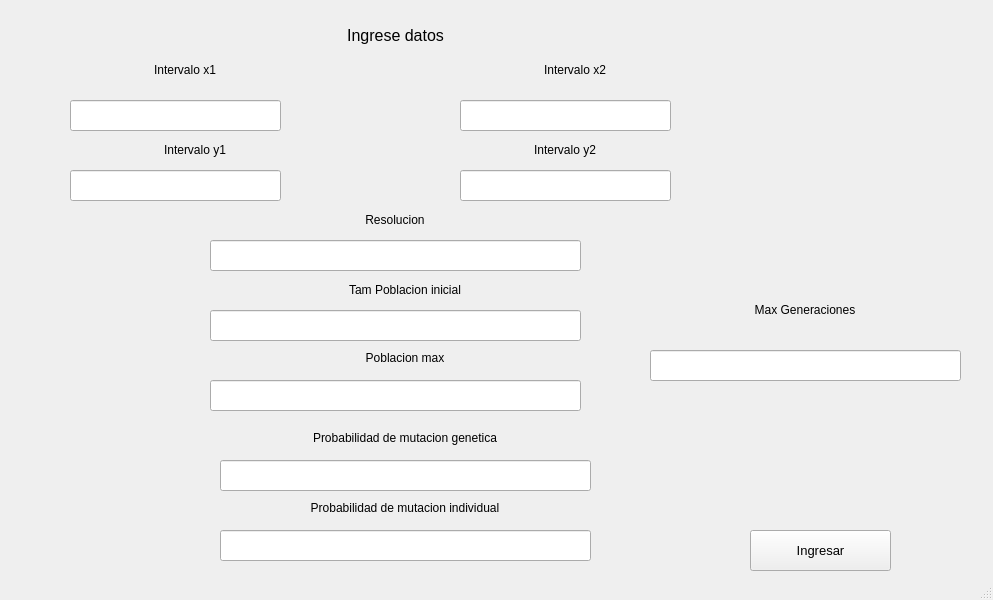
<?xml version="1.0" encoding="UTF-8"?>
<ui version="4.0">
 <class>MainWindow</class>
 <widget class="QMainWindow" name="MainWindow">
  <property name="geometry">
   <rect>
    <x>0</x>
    <y>0</y>
    <width>993</width>
    <height>600</height>
   </rect>
  </property>
  <property name="windowTitle">
   <string>MainWindow</string>
  </property>
  <widget class="QWidget" name="centralwidget">
   <widget class="QLineEdit" name="intervaloX1">
    <property name="geometry">
     <rect>
      <x>70</x>
      <y>100</y>
      <width>211</width>
      <height>31</height>
     </rect>
    </property>
    <property name="font">
     <font>
      <family>MS Sans Serif</family>
     </font>
    </property>
   </widget>
   <widget class="QLineEdit" name="resolucion">
    <property name="geometry">
     <rect>
      <x>210</x>
      <y>240</y>
      <width>371</width>
      <height>31</height>
     </rect>
    </property>
    <property name="font">
     <font>
      <family>MS Sans Serif</family>
     </font>
    </property>
   </widget>
   <widget class="QPushButton" name="botonIngresar">
    <property name="geometry">
     <rect>
      <x>750</x>
      <y>530</y>
      <width>141</width>
      <height>41</height>
     </rect>
    </property>
    <property name="font">
     <font>
      <family>MS Sans Serif</family>
      <pointsize>10</pointsize>
     </font>
    </property>
    <property name="text">
     <string>Ingresar</string>
    </property>
   </widget>
   <widget class="QLabel" name="label">
    <property name="geometry">
     <rect>
      <x>120</x>
      <y>20</y>
      <width>551</width>
      <height>31</height>
     </rect>
    </property>
    <property name="font">
     <font>
      <family>MS Sans Serif</family>
      <pointsize>12</pointsize>
     </font>
    </property>
    <property name="text">
     <string>Ingrese datos</string>
    </property>
    <property name="alignment">
     <set>Qt::AlignCenter</set>
    </property>
   </widget>
   <widget class="QLabel" name="etiquetaCadena">
    <property name="geometry">
     <rect>
      <x>230</x>
      <y>210</y>
      <width>330</width>
      <height>20</height>
     </rect>
    </property>
    <property name="font">
     <font>
      <family>MS Sans Serif</family>
     </font>
    </property>
    <property name="text">
     <string>Resolucion</string>
    </property>
    <property name="alignment">
     <set>Qt::AlignCenter</set>
    </property>
   </widget>
   <widget class="QLabel" name="etiquetaER">
    <property name="geometry">
     <rect>
      <x>20</x>
      <y>60</y>
      <width>330</width>
      <height>20</height>
     </rect>
    </property>
    <property name="font">
     <font>
      <family>MS Sans Serif</family>
     </font>
    </property>
    <property name="text">
     <string>Intervalo x1</string>
    </property>
    <property name="alignment">
     <set>Qt::AlignCenter</set>
    </property>
   </widget>
   <widget class="QLabel" name="resultados">
    <property name="geometry">
     <rect>
      <x>155</x>
      <y>430</y>
      <width>341</width>
      <height>20</height>
     </rect>
    </property>
    <property name="font">
     <font>
      <family>MS Sans Serif</family>
      <pointsize>12</pointsize>
     </font>
    </property>
    <property name="text">
     <string/>
    </property>
    <property name="alignment">
     <set>Qt::AlignCenter</set>
    </property>
   </widget>
   <widget class="QLabel" name="etiquetaER_2">
    <property name="geometry">
     <rect>
      <x>30</x>
      <y>140</y>
      <width>330</width>
      <height>20</height>
     </rect>
    </property>
    <property name="font">
     <font>
      <family>MS Sans Serif</family>
     </font>
    </property>
    <property name="text">
     <string>Intervalo y1</string>
    </property>
    <property name="alignment">
     <set>Qt::AlignCenter</set>
    </property>
   </widget>
   <widget class="QLineEdit" name="poblacionInicial">
    <property name="geometry">
     <rect>
      <x>210</x>
      <y>310</y>
      <width>371</width>
      <height>31</height>
     </rect>
    </property>
    <property name="font">
     <font>
      <family>MS Sans Serif</family>
     </font>
    </property>
   </widget>
   <widget class="QLabel" name="etiquetaCadena_2">
    <property name="geometry">
     <rect>
      <x>240</x>
      <y>280</y>
      <width>330</width>
      <height>20</height>
     </rect>
    </property>
    <property name="font">
     <font>
      <family>MS Sans Serif</family>
     </font>
    </property>
    <property name="text">
     <string>Tam Poblacion inicial</string>
    </property>
    <property name="alignment">
     <set>Qt::AlignCenter</set>
    </property>
   </widget>
   <widget class="QLabel" name="etiquetaCadena_3">
    <property name="geometry">
     <rect>
      <x>240</x>
      <y>350</y>
      <width>330</width>
      <height>16</height>
     </rect>
    </property>
    <property name="font">
     <font>
      <family>MS Sans Serif</family>
     </font>
    </property>
    <property name="text">
     <string>Poblacion max</string>
    </property>
    <property name="alignment">
     <set>Qt::AlignCenter</set>
    </property>
   </widget>
   <widget class="QLineEdit" name="poblacionMax">
    <property name="geometry">
     <rect>
      <x>210</x>
      <y>380</y>
      <width>371</width>
      <height>31</height>
     </rect>
    </property>
    <property name="font">
     <font>
      <family>MS Sans Serif</family>
     </font>
    </property>
   </widget>
   <widget class="QLabel" name="etiquetaCadena_4">
    <property name="geometry">
     <rect>
      <x>240</x>
      <y>430</y>
      <width>330</width>
      <height>16</height>
     </rect>
    </property>
    <property name="font">
     <font>
      <family>MS Sans Serif</family>
     </font>
    </property>
    <property name="text">
     <string>Probabilidad de mutacion genetica</string>
    </property>
    <property name="alignment">
     <set>Qt::AlignCenter</set>
    </property>
   </widget>
   <widget class="QLineEdit" name="pMutacionGenetica">
    <property name="geometry">
     <rect>
      <x>220</x>
      <y>460</y>
      <width>371</width>
      <height>31</height>
     </rect>
    </property>
    <property name="font">
     <font>
      <family>MS Sans Serif</family>
     </font>
    </property>
   </widget>
   <widget class="QLineEdit" name="pMutacionIndividual">
    <property name="geometry">
     <rect>
      <x>220</x>
      <y>530</y>
      <width>371</width>
      <height>31</height>
     </rect>
    </property>
    <property name="font">
     <font>
      <family>MS Sans Serif</family>
     </font>
    </property>
   </widget>
   <widget class="QLabel" name="etiquetaCadena_5">
    <property name="geometry">
     <rect>
      <x>240</x>
      <y>500</y>
      <width>330</width>
      <height>16</height>
     </rect>
    </property>
    <property name="font">
     <font>
      <family>MS Sans Serif</family>
     </font>
    </property>
    <property name="text">
     <string>Probabilidad de mutacion individual</string>
    </property>
    <property name="alignment">
     <set>Qt::AlignCenter</set>
    </property>
   </widget>
   <widget class="QLabel" name="etiquetaER_3">
    <property name="geometry">
     <rect>
      <x>410</x>
      <y>60</y>
      <width>330</width>
      <height>20</height>
     </rect>
    </property>
    <property name="font">
     <font>
      <family>MS Sans Serif</family>
     </font>
    </property>
    <property name="text">
     <string>Intervalo x2</string>
    </property>
    <property name="alignment">
     <set>Qt::AlignCenter</set>
    </property>
   </widget>
   <widget class="QLineEdit" name="intervaloX2">
    <property name="geometry">
     <rect>
      <x>460</x>
      <y>100</y>
      <width>211</width>
      <height>31</height>
     </rect>
    </property>
    <property name="font">
     <font>
      <family>MS Sans Serif</family>
     </font>
    </property>
   </widget>
   <widget class="QLineEdit" name="intervaloY1">
    <property name="geometry">
     <rect>
      <x>70</x>
      <y>170</y>
      <width>211</width>
      <height>31</height>
     </rect>
    </property>
    <property name="font">
     <font>
      <family>MS Sans Serif</family>
     </font>
    </property>
   </widget>
   <widget class="QLineEdit" name="intervaloY2">
    <property name="geometry">
     <rect>
      <x>460</x>
      <y>170</y>
      <width>211</width>
      <height>31</height>
     </rect>
    </property>
    <property name="font">
     <font>
      <family>MS Sans Serif</family>
     </font>
    </property>
   </widget>
   <widget class="QLabel" name="etiquetaER_4">
    <property name="geometry">
     <rect>
      <x>400</x>
      <y>140</y>
      <width>330</width>
      <height>20</height>
     </rect>
    </property>
    <property name="font">
     <font>
      <family>MS Sans Serif</family>
     </font>
    </property>
    <property name="text">
     <string>Intervalo y2</string>
    </property>
    <property name="alignment">
     <set>Qt::AlignCenter</set>
    </property>
   </widget>
   <widget class="QLabel" name="etiquetaCadena_6">
    <property name="geometry">
     <rect>
      <x>640</x>
      <y>300</y>
      <width>330</width>
      <height>20</height>
     </rect>
    </property>
    <property name="font">
     <font>
      <family>MS Sans Serif</family>
     </font>
    </property>
    <property name="text">
     <string>Max Generaciones</string>
    </property>
    <property name="alignment">
     <set>Qt::AlignCenter</set>
    </property>
   </widget>
   <widget class="QLineEdit" name="numGeneraciones">
    <property name="geometry">
     <rect>
      <x>650</x>
      <y>350</y>
      <width>311</width>
      <height>31</height>
     </rect>
    </property>
    <property name="font">
     <font>
      <family>MS Sans Serif</family>
     </font>
    </property>
   </widget>
  </widget>
  <widget class="QStatusBar" name="statusbar"/>
 </widget>
 <resources/>
 <connections/>
</ui>
